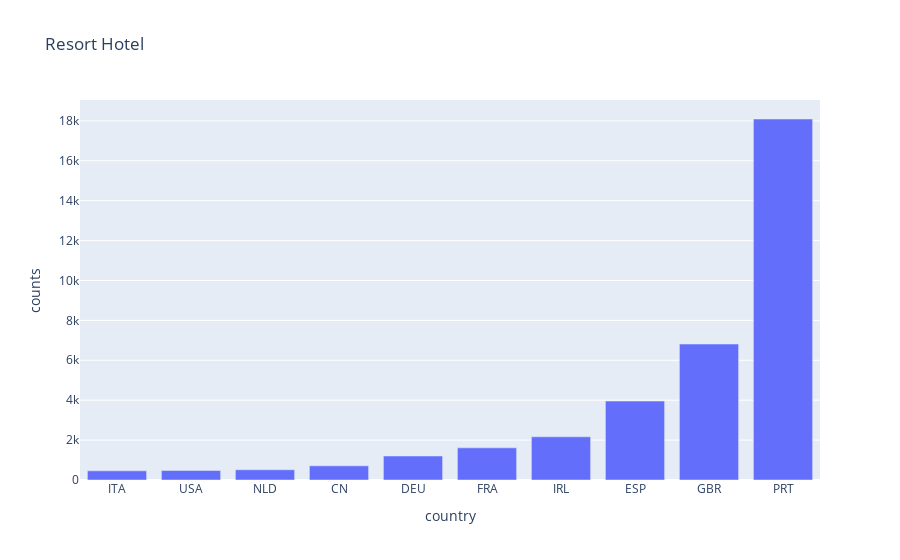

Source (notebook cell):
### Code cell
country_resort = get_country(resort_h, 10)
fig1 = px.bar(country_resort, x='country', y='counts',title='Resort Hotel')
fig1.show()

### Figure 1 — Plotly figure (JSON) as saved in the notebook; plotly's stock layout.template omitted (floating-point values rounded to 4 significant figures)
{"data": [{"alignmentgroup": "True", "hovertemplate": "country=%{x}<br>counts=%{y}<extra></extra>", "legendgroup": "", "marker": {"color": "#636efa"}, "name": "", "offsetgroup": "", "orientation": "v", "showlegend": false, "textposition": "auto", "type": "bar", "x": ["ITA", "USA", "NLD", "CN", "DEU", "FRA", "IRL", "ESP", "GBR", "PRT"], "xaxis": "x", "y": [459, 479, 514, 710, 1203, 1611, 2166, 3957, 6814, 18094], "yaxis": "y"}], "layout": {"barmode": "relative", "legend": {"tracegroupgap": 0}, "title": {"text": "Resort Hotel"}, "xaxis": {"anchor": "y", "domain": [0, 1], "title": {"text": "country"}}, "yaxis": {"anchor": "x", "domain": [0, 1], "title": {"text": "counts"}}}}
